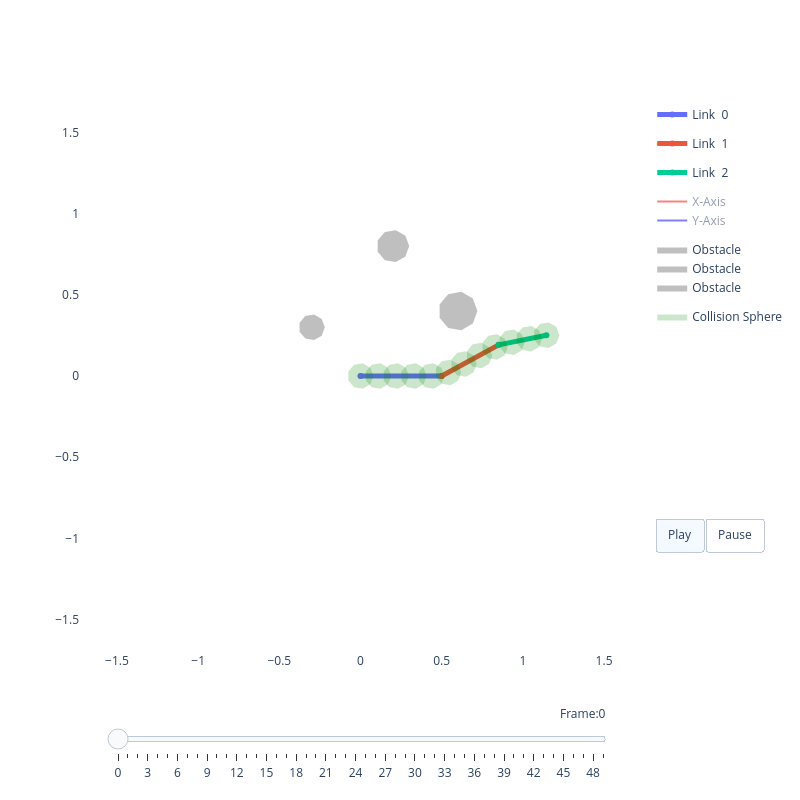

Notebook cell for this chart:
### Code cell
# ---- Cell 11: Instantiate model & test model ----
import importlib, models
importlib.reload(models)

device = torch.device("cuda" if torch.cuda.is_available() else "cpu")

model = models.WarmStartPlanner(dof=3, T=50).to(device)

# Load pre-trained encoders
#model.env_encoder.load_state_dict(torch.load("models/env_encoder.pt", weights_only=True))
#model.state_encoder.load_state_dict(torch.load("models/state_encoder.pt", weights_only=True))
model.load_state_dict(torch.load("models/warm_start_planner.pt", weights_only=True))
model.eval()

# start / goal
q_start = torch.tensor([[0.0, 0.5, -0.3]], dtype=torch.float32).to(device)
q_goal  = torch.tensor([[1.0, -0.4, 0.8]], dtype=torch.float32).to(device)

# SDF
sdf_np = sdf_tensor.numpy()
sdf = torch.from_numpy(sdf_np).float().unsqueeze(0).unsqueeze(0).to(device)

with torch.no_grad():
    q_traj = model(q_start, q_goal, sdf)

print("Trajectory shape:", q_traj.shape)

q_traj_np = q_traj.squeeze(0).cpu().numpy()

viz = RobotViewer(q_traj_np, robot, obstacles=obstacles)
viz.plot()

### Figure 1 — Plotly figure (JSON) as saved in the notebook; plotly's stock layout.template omitted (floating-point values rounded to 4 significant figures)
{"data": [{"line": {"width": 5}, "mode": "lines+markers", "name": "Link  0", "type": "scatter", "x": [0, 0.5], "y": [0, 0]}, {"line": {"width": 5}, "mode": "lines+markers", "name": "Link  1", "type": "scatter", "x": [0.5, 0.851], "y": [0, 0.1918]}, {"line": {"width": 5}, "mode": "lines+markers", "name": "Link  2", "type": "scatter", "x": [0.851, 1.145], "y": [0.1918, 0.2514]}, {"legendgroup": "frame", "line": {"color": "red"}, "mode": "lines", "name": "X-Axis", "showlegend": true, "type": "scatter", "visible": "legendonly", "x": [0, 0.1], "y": [0, 0]}, {"legendgroup": "frame", "line": {"color": "blue"}, "mode": "lines", "name": "Y-Axis", "showlegend": true, "type": "scatter", "visible": "legendonly", "x": [0, 0], "y": [0, 0.1]}, {"legendgroup": "frame", "line": {"color": "red"}, "mode": "lines", "name": "X-Axis", "showlegend": false, "type": "scatter", "visible": "legendonly", "x": [0.5, 0.5878], "y": [0, 0.04794]}, {"legendgroup": "frame", "line": {"color": "blue"}, "mode": "lines", "name": "Y-Axis", "showlegend": false, "type": "scatter", "visible": "legendonly", "x": [0.5, 0.4521], "y": [0, 0.08776]}, {"legendgroup": "frame", "line": {"color": "red"}, "mode": "lines", "name": "X-Axis", "showlegend": false, "type": "scatter", "visible": "legendonly", "x": [0.851, 0.949], "y": [0.1918, 0.2116]}, {"legendgroup": "frame", "line": {"color": "blue"}, "mode": "lines", "name": "Y-Axis", "showlegend": false, "type": "scatter", "visible": "legendonly", "x": [0.851, 0.8312], "y": [0.1918, 0.2898]}, {"legendgroup": "frame", "line": {"color": "red"}, "mode": "lines", "name": "X-Axis", "showlegend": false, "type": "scatter", "visible": "legendonly", "x": [1.145, 1.243], "y": [0.2514, 0.2712]}, {"legendgroup": "frame", "line": {"color": "blue"}, "mode": "lines", "name": "Y-Axis", "showlegend": false, "type": "scatter", "visible": "legendonly", "x": [1.145, 1.125], "y": [0.2514, 0.3494]}, {"fill": "toself", "fillcolor": "gray", "legendgroup": "obstacle", "line": {"width": 0}, "mode": "lines", "name": "Obstacle", "opacity": 0.5, "type": "scatter", "x": [0.72, 0.6919, 0.6208, 0.54, 0.4872, 0.4872, 0.54, 0.6208, 0.6919, 0.72], "y": [0.4, 0.4771, 0.5182, 0.5039, 0.441, 0.359, 0.2961, 0.2818, 0.3229, 0.4]}, {"fill": "toself", "fillcolor": "gray", "legendgroup": "obstacle", "line": {"width": 0}, "mode": "lines", "name": "Obstacle", "opacity": 0.5, "type": "scatter", "x": [0.3, 0.2766, 0.2174, 0.15, 0.106, 0.106, 0.15, 0.2174, 0.2766, 0.3], "y": [0.8, 0.8643, 0.8985, 0.8866, 0.8342, 0.7658, 0.7134, 0.7015, 0.7357, 0.8]}, {"fill": "toself", "fillcolor": "gray", "legendgroup": "obstacle", "line": {"width": 0}, "mode": "lines", "name": "Obstacle", "opacity": 0.5, "type": "scatter", "x": [-0.22, -0.2387, -0.2861, -0.34, -0.3752, -0.3752, -0.34, -0.2861, -0.2387, -0.22], "y": [0.3, 0.3514, 0.3788, 0.3693, 0.3274, 0.2726, 0.2307, 0.2212, 0.2486, 0.3]}, {"fill": "toself", "fillcolor": "green", "legendgroup": "sphere", "line": {"width": 0}, "mode": "lines", "name": "Collision Sphere", "opacity": 0.2, "showlegend": true, "type": "scatter", "x": [0.08, 0.06128, 0.01389, -0.04, -0.07518, -0.07518, -0.04, 0.01389, 0.06128, 0.08], "y": [0.0, 0.05142, 0.07878, 0.06928, 0.02736, -0.02736, -0.06928, -0.07878, -0.05142, -1.959e-17]}, {"fill": "toself", "fillcolor": "green", "legendgroup": "sphere", "line": {"width": 0}, "mode": "lines", "name": "Collision Sphere", "opacity": 0.2, "showlegend": false, "type": "scatter", "x": [0.1891, 0.1704, 0.123, 0.06909, 0.03392, 0.03392, 0.06909, 0.123, 0.1704, 0.1891], "y": [0.0, 0.05142, 0.07878, 0.06928, 0.02736, -0.02736, -0.06928, -0.07878, -0.05142, -1.959e-17]}, {"fill": "toself", "fillcolor": "green", "legendgroup": "sphere", "line": {"width": 0}, "mode": "lines", "name": "Collision Sphere", "opacity": 0.2, "showlegend": false, "type": "scatter", "x": [0.2982, 0.2795, 0.2321, 0.1782, 0.143, 0.143, 0.1782, 0.2321, 0.2795, 0.2982], "y": [0.0, 0.05142, 0.07878, 0.06928, 0.02736, -0.02736, -0.06928, -0.07878, -0.05142, -1.959e-17]}, {"fill": "toself", "fillcolor": "green", "legendgroup": "sphere", "line": {"width": 0}, "mode": "lines", "name": "Collision Sphere", "opacity": 0.2, "showlegend": false, "type": "scatter", "x": [0.4073, 0.3886, 0.3412, 0.2873, 0.2521, 0.2521, 0.2873, 0.3412, 0.3886, 0.4073], "y": [0.0, 0.05142, 0.07878, 0.06928, 0.02736, -0.02736, -0.06928, -0.07878, -0.05142, -1.959e-17]}, {"fill": "toself", "fillcolor": "green", "legendgroup": "sphere", "line": {"width": 0}, "mode": "lines", "name": "Collision Sphere", "opacity": 0.2, "showlegend": false, "type": "scatter", "x": [0.5164, 0.4976, 0.4503, 0.3964, 0.3612, 0.3612, 0.3964, 0.4503, 0.4976, 0.5164], "y": [0.0, 0.05142, 0.07878, 0.06928, 0.02736, -0.02736, -0.06928, -0.07878, -0.05142, -1.959e-17]}, {"fill": "toself", "fillcolor": "green", "legendgroup": "sphere", "line": {"width": 0}, "mode": "lines", "name": "Collision Sphere", "opacity": 0.2, "showlegend": false, "type": "scatter", "x": [0.6199, 0.6012, 0.5538, 0.4999, 0.4647, 0.4647, 0.4999, 0.5538, 0.6012, 0.6199], "y": [0.02179, 0.07322, 0.1006, 0.09107, 0.04915, -0.00557, -0.04749, -0.05699, -0.02963, 0.02179]}, {"fill": "toself", "fillcolor": "green", "legendgroup": "sphere", "line": {"width": 0}, "mode": "lines", "name": "Collision Sphere", "opacity": 0.2, "showlegend": false, "type": "scatter", "x": [0.7156, 0.6969, 0.6495, 0.5956, 0.5605, 0.5605, 0.5956, 0.6495, 0.6969, 0.7156], "y": [0.07409, 0.1255, 0.1529, 0.1434, 0.1015, 0.04673, 0.004811, -0.004692, 0.02267, 0.07409]}, {"fill": "toself", "fillcolor": "green", "legendgroup": "sphere", "line": {"width": 0}, "mode": "lines", "name": "Collision Sphere", "opacity": 0.2, "showlegend": false, "type": "scatter", "x": [0.8114, 0.7926, 0.7453, 0.6914, 0.6562, 0.6562, 0.6914, 0.7453, 0.7926, 0.8114], "y": [0.1264, 0.1778, 0.2052, 0.1957, 0.1538, 0.09903, 0.05711, 0.04761, 0.07497, 0.1264]}, {"fill": "toself", "fillcolor": "green", "legendgroup": "sphere", "line": {"width": 0}, "mode": "lines", "name": "Collision Sphere", "opacity": 0.2, "showlegend": false, "type": "scatter", "x": [0.9071, 0.8884, 0.841, 0.7871, 0.7519, 0.7519, 0.7871, 0.841, 0.8884, 0.9071], "y": [0.1787, 0.2301, 0.2575, 0.248, 0.2061, 0.1513, 0.1094, 0.09991, 0.1273, 0.1787]}, {"fill": "toself", "fillcolor": "green", "legendgroup": "sphere", "line": {"width": 0}, "mode": "lines", "name": "Collision Sphere", "opacity": 0.2, "showlegend": false, "type": "scatter", "x": [1.011, 0.9925, 0.9451, 0.8912, 0.856, 0.856, 0.8912, 0.9451, 0.9925, 1.011], "y": [0.208, 0.2594, 0.2868, 0.2773, 0.2354, 0.1807, 0.1387, 0.1292, 0.1566, 0.208]}, {"fill": "toself", "fillcolor": "green", "legendgroup": "sphere", "line": {"width": 0}, "mode": "lines", "name": "Collision Sphere", "opacity": 0.2, "showlegend": false, "type": "scatter", "x": [1.118, 1.099, 1.052, 0.9981, 0.963, 0.963, 0.9981, 1.052, 1.099, 1.118], "y": [0.2297, 0.2811, 0.3085, 0.299, 0.2571, 0.2023, 0.1604, 0.1509, 0.1783, 0.2297]}, {"fill": "toself", "fillcolor": "green", "legendgroup": "sphere", "line": {"width": 0}, "mode": "lines", "name": "Collision Sphere", "opacity": 0.2, "showlegend": false, "type": "scatter", "x": [1.225, 1.206, 1.159, 1.105, 1.07, 1.07, 1.105, 1.159, 1.206, 1.225], "y": [0.2514, 0.3028, 0.3302, 0.3207, 0.2787, 0.224, 0.1821, 0.1726, 0.1999, 0.2514]}], "layout": {"height": 800, "paper_bgcolor": "white", "plot_bgcolor": "white", "showlegend": true, "sliders": [{"currentvalue": {"prefix": "Frame:", "visible": true, "xanchor": "right"}, "len": 0.9, "pad": {"b": 10, "t": 50}, "steps": [{"args": [["0"], {"frame": {"duration": 100, "redraw": true}, "mode": "immediate", "transition": {"duration": 0}}], "label": "0", "method": "animate"}, {"args": [["1"], {"frame": {"duration": 100, "redraw": true}, "mode": "immediate", "transition": {"duration": 0}}], "label": "1", "method": "animate"}, {"args": [["2"], {"frame": {"duration": 100, "redraw": true}, "mode": "immediate", "transition": {"duration": 0}}], "label": "2", "method": "animate"}, {"args": [["3"], {"frame": {"duration": 100, "redraw": true}, "mode": "immediate", "transition": {"duration": 0}}], "label": "3", "method": "animate"}, {"args": [["4"], {"frame": {"duration": 100, "redraw": true}, "mode": "immediate", "transition": {"duration": 0}}], "label": "4", "method": "animate"}, {"args": [["5"], {"frame": {"duration": 100, "redraw": true}, "mode": "immediate", "transition": {"duration": 0}}], "label": "5", "method": "animate"}, {"args": [["6"], {"frame": {"duration": 100, "redraw": true}, "mode": "immediate", "transition": {"duration": 0}}], "label": "6", "method": "animate"}, {"args": [["7"], {"frame": {"duration": 100, "redraw": true}, "mode": "immediate", "transition": {"duration": 0}}], "label": "7", "method": "animate"}, {"args": [["8"], {"frame": {"duration": 100, "redraw": true}, "mode": "immediate", "transition": {"duration": 0}}], "label": "8", "method": "animate"}, {"args": [["9"], {"frame": {"duration": 100, "redraw": true}, "mode": "immediate", "transition": {"duration": 0}}], "label": "9", "method": "animate"}, {"args": [["10"], {"frame": {"duration": 100, "redraw": true}, "mode": "immediate", "transition": {"duration": 0}}], "label": "10", "method": "animate"}, {"args": [["11"], {"frame": {"duration": 100, "redraw": true}, "mode": "immediate", "transition": {"duration": 0}}], "label": "11", "method": "animate"}, {"args": [["12"], {"frame": {"duration": 100, "redraw": true}, "mode": "immediate", "transition": {"duration": 0}}], "label": "12", "method": "animate"}, {"args": [["13"], {"frame": {"duration": 100, "redraw": true}, "mode": "immediate", "transition": {"duration": 0}}], "label": "13", "method": "animate"}, {"args": [["14"], {"frame": {"duration": 100, "redraw": true}, "mode": "immediate", "transition": {"duration": 0}}], "label": "14", "method": "animate"}, {"args": [["15"], {"frame": {"duration": 100, "redraw": true}, "mode": "immediate", "transition": {"duration": 0}}], "label": "15", "method": "animate"}, {"args": [["16"], {"frame": {"duration": 100, "redraw": true}, "mode": "immediate", "transition": {"duration": 0}}], "label": "16", "method": "animate"}, {"args": [["17"], {"frame": {"duration": 100, "redraw": true}, "mode": "immediate", "transition": {"duration": 0}}], "label": "17", "method": "animate"}, {"args": [["18"], {"frame": {"duration": 100, "redraw": true}, "mode": "immediate", "transition": {"duration": 0}}], "label": "18", "method": "animate"}, {"args": [["19"], {"frame": {"duration": 100, "redraw": true}, "mode": "immediate", "transition": {"duration": 0}}], "label": "19", "method": "animate"}, {"args": [["20"], {"frame": {"duration": 100, "redraw": true}, "mode": "immediate", "transition": {"duration": 0}}], "label": "20", "method": "animate"}, {"args": [["21"], {"frame": {"duration": 100, "redraw": true}, "mode": "immediate", "transition": {"duration": 0}}], "label": "21", "method": "animate"}, {"args": [["22"], {"frame": {"duration": 100, "redraw": true}, "mode": "immediate", "transition": {"duration": 0}}], "label": "22", "method": "animate"}, {"args": [["23"], {"frame": {"duration": 100, "redraw": true}, "mode": "immediate", "transition": {"duration": 0}}], "label": "23", "method": "animate"}, {"args": [["24"], {"frame": {"duration": 100, "redraw": true}, "mode": "immediate", "transition": {"duration": 0}}], "label": "24", "method": "animate"}, {"args": [["25"], {"frame": {"duration": 100, "redraw": true}, "mode": "immediate", "transition": {"duration": 0}}], "label": "25", "method": "animate"}, {"args": [["26"], {"frame": {"duration": 100, "redraw": true}, "mode": "immediate", "transition": {"duration": 0}}], "label": "26", "method": "animate"}, {"args": [["27"], {"frame": {"duration": 100, "redraw": true}, "mode": "immediate", "transition": {"duration": 0}}], "label": "27", "method": "animate"}, {"args": [["28"], {"frame": {"duration": 100, "redraw": true}, "mode": "immediate", "transition": {"duration": 0}}], "label": "28", "method": "animate"}, {"args": [["29"], {"frame": {"duration": 100, "redraw": true}, "mode": "immediate", "transition": {"duration": 0}}], "label": "29", "method": "animate"}, {"args": [["30"], {"frame": {"duration": 100, "redraw": true}, "mode": "immediate", "transition": {"duration": 0}}], "label": "30", "method": "animate"}, {"args": [["31"], {"frame": {"duration": 100, "redraw": true}, "mode": "immediate", "transition": {"duration": 0}}], "label": "31", "method": "animate"}, {"args": [["32"], {"frame": {"duration": 100, "redraw": true}, "mode": "immediate", "transition": {"duration": 0}}], "label": "32", "method": "animate"}, {"args": [["33"], {"frame": {"duration": 100, "redraw": true}, "mode": "immediate", "transition": {"duration": 0}}], "label": "33", "method": "animate"}, {"args": [["34"], {"frame": {"duration": 100, "redraw": true}, "mode": "immediate", "transition": {"duration": 0}}], "label": "34", "method": "animate"}, {"args": [["35"], {"frame": {"duration": 100, "redraw": true}, "mode": "immediate", "transition": {"duration": 0}}], "label": "35", "method": "animate"}, {"args": [["36"], {"frame": {"duration": 100, "redraw": true}, "mode": "immediate", "transition": {"duration": 0}}], "label": "36", "method": "animate"}, {"args": [["37"], {"frame": {"duration": 100, "redraw": true}, "mode": "immediate", "transition": {"duration": 0}}], "label": "37", "method": "animate"}, {"args": [["38"], {"frame": {"duration": 100, "redraw": true}, "mode": "immediate", "transition": {"duration": 0}}], "label": "38", "method": "animate"}, {"args": [["39"], {"frame": {"duration": 100, "redraw": true}, "mode": "immediate", "transition": {"duration": 0}}], "label": "39", "method": "animate"}, {"args": [["40"], {"frame": {"duration": 100, "redraw": true}, "mode": "immediate", "transition": {"duration": 0}}], "label": "40", "method": "animate"}, {"args": [["41"], {"frame": {"duration": 100, "redraw": true}, "mode": "immediate", "transition": {"duration": 0}}], "label": "41", "method": "animate"}, {"args": [["42"], {"frame": {"duration": 100, "redraw": true}, "mode": "immediate", "transition": {"duration": 0}}], "label": "42", "method": "animate"}, {"args": [["43"], {"frame": {"duration": 100, "redraw": true}, "mode": "immediate", "transition": {"duration": 0}}], "label": "43", "method": "animate"}, {"args": [["44"], {"frame": {"duration": 100, "redraw": true}, "mode": "immediate", "transition": {"duration": 0}}], "label": "44", "method": "animate"}, {"args": [["45"], {"frame": {"duration": 100, "redraw": true}, "mode": "immediate", "transition": {"duration": 0}}], "label": "45", "method": "animate"}, {"args": [["46"], {"frame": {"duration": 100, "redraw": true}, "mode": "immediate", "transition": {"duration": 0}}], "label": "46", "method": "animate"}, {"args": [["47"], {"frame": {"duration": 100, "redraw": true}, "mode": "immediate", "transition": {"duration": 0}}], "label": "47", "method": "animate"}, {"args": [["48"], {"frame": {"duration": 100, "redraw": true}, "mode": "immediate", "transition": {"duration": 0}}], "label": "48", "method": "animate"}, {"args": [["49"], {"frame": {"duration": 100, "redraw": true}, "mode": "immediate", "transition": {"duration": 0}}], "label": "49", "method": "animate"}], "transition": {"duration": 0}, "x": 0.5, "xanchor": "center", "y": 0, "yanchor": "top"}], "updatemenus": [{"buttons": [{"args": [null, {"frame": {"duration": 100, "redraw": false}, "fromcurrent": true}], "label": "Play", "method": "animate"}, {"args": [[null], {"frame": {"duration": 0, "redraw": true}, "mode": "immediate", "transition": {"duration": 0}}], "label": "Pause", "method": "animate"}], "direction": "left", "pad": {"r": 10, "t": 87}, "showactive": true, "type": "buttons", "x": 1.025, "xanchor": "left", "y": 0.4, "yanchor": "top"}], "width": 800, "xaxis": {"range": [-1.7, 1.7], "scaleanchor": "y", "scaleratio": 1, "showgrid": false, "zeroline": false}, "yaxis": {"range": [-1.7, 1.7], "scaleanchor": "x", "scaleratio": 1, "showgrid": false, "zeroline": false}}}
